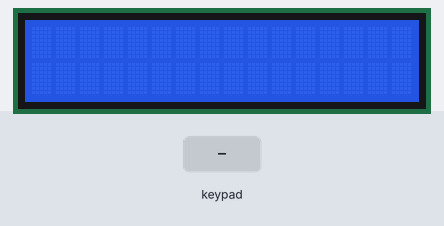
This sketch was run on a simulated Arduino Uno, built with avr-gcc and run on an emulated ATmega328P. Shown: 16×2 character LCD. Inputs (shaded band) come from the test bench. What the sketch prints to the serial monitor is not drawn.

Above: at 1.2 s.
1.3 s: key 'C' pressed
At 1.7 s:
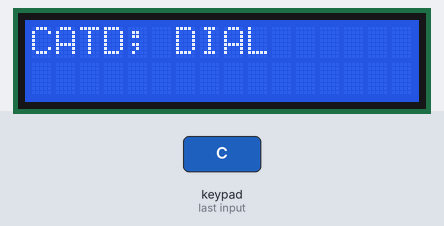
4.3 s: key 'D' pressed
At 5.1 s:
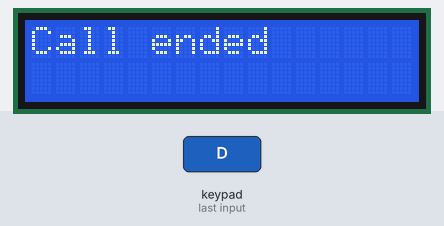
6.8 s: keypad keys 5 4 3 2 # pressed 0.4 s apart
At 9.0 s:
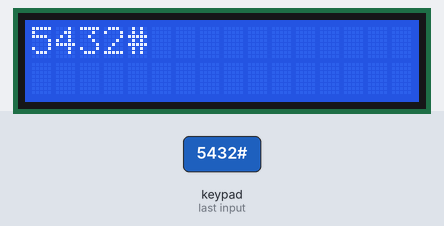
10.3 s: keypad keys 5 4 3 2 * pressed 0.4 s apart
At 13.1 s:
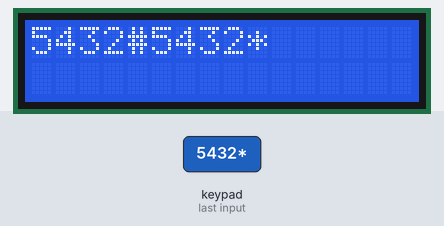
13.8 s: key 'A' pressed
At 14.5 s:
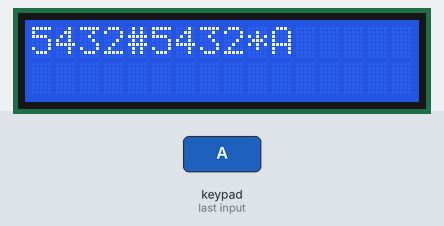
15.3 s: keypad keys 5 4 3 2 A pressed 0.4 s apart
At 18.0 s:
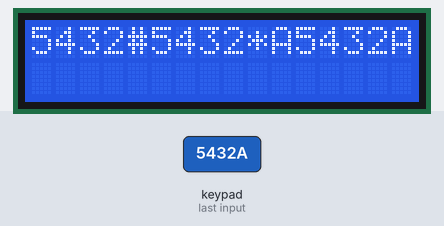
Timing chart, 0 to 19.5 s (numbered marks = the images above; inputs shaded):
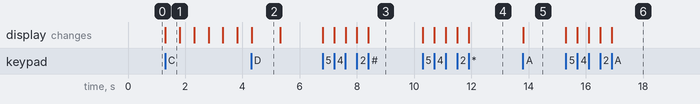

The sketch:

Sketch1.ino
```cpp
#include <SoftwareSerial.h>
#include <Keypad.h>
#include <LiquidCrystal.h>
char num[12];
int i = 0;
const byte ROWS = 4;
const byte COLS = 4;
char keys[ROWS][COLS] = {
	{ '1', '2', '3', 'A' },
	{ '4', '5', '6', 'B' },
	{ '7', '8', '9', 'C' },
	{ '#', '0', '*', 'D' }
};
byte rowPins[ROWS] = { 5, 4, 3, 2 };
byte colPins[COLS] = { 9, 8, 7, 6 };

Keypad keypad = Keypad(makeKeymap(keys), rowPins, colPins, ROWS, COLS);
LiquidCrystal lcd(A0, A1, A2, A3, A4, A5);
void setup() {
	lcd.begin(16, 2);

	Serial.begin(9600);

}
void loop() {
	call();


	//if(Serial.find("RING")){
	// Serial.println("AT+CLIP=1");
	// }
}


void call() {

	String atd;
	String number;

	atd = "ATD";
	char key = keypad.getKey();

	if (key) {
		lcd.print(key);
		num[i] = key;
		i++;
	}

	if (key == 'C') {

		for (int k = 0; k <= i; k++) {
			number += num[k];
		}
		atd += number;
		atd.replace("C", ";");
		lcd.print(atd);
		Serial.print(atd);
		i = 0;
		/*for (;;) {
		lcd.print("DIAL");
		delay(500);
		lcd.clear();
		lcd.print(number);
		delay(500);
		lcd.clear();
		if (Serial.find("D")) {
		break;
		}


		}
		*/

	}
	stat(number, key);
}

void stat(String number, char key) {

	if (key == 'C') {
		for (;;) {
			char keyd = keypad.getKey();

			if (keyd == 'D') {

				lcd.print("Call ended");

				delay(1000);

				lcd.clear();
				break;

			}

			lcd.print("DIAL");
			delay(500);
			lcd.clear();
			lcd.print(number);
			delay(500);
			lcd.clear();


		}
	}
}
```

Measured:
- after the input at 1.3 s, the display: changes at once (image 1)
- after the input at 4.3 s, the display: changes at once (image 2)
- after the input at 6.8 s, the display: first changes at once (image 3 shows a later state)
- after the input at 10.3 s, the display: first changes at once (image 4 shows a later state)
- after the input at 13.8 s, the display: changes at once (image 5)
- after the input at 15.3 s, the display: first changes at once (image 6 shows a later state)
- what the display in image 1 shows lasts 0.5 s, from 1.3 s to 1.8 s
